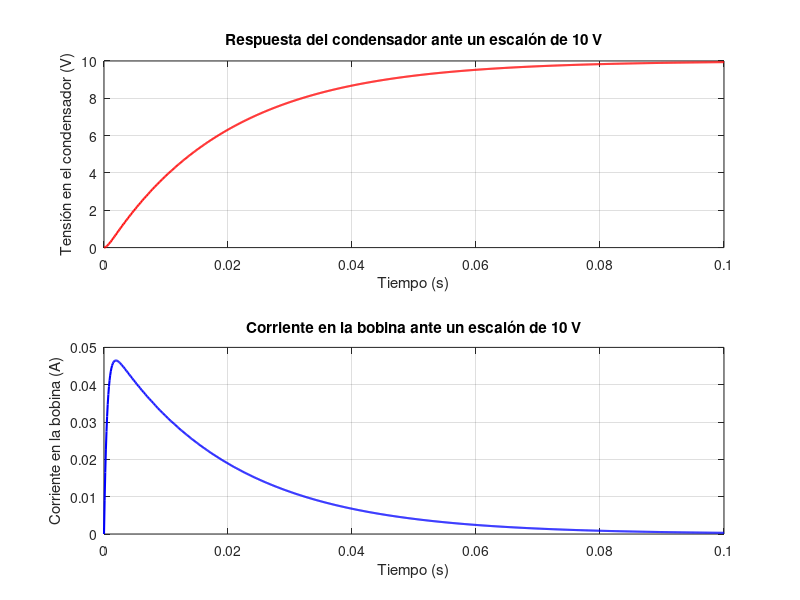
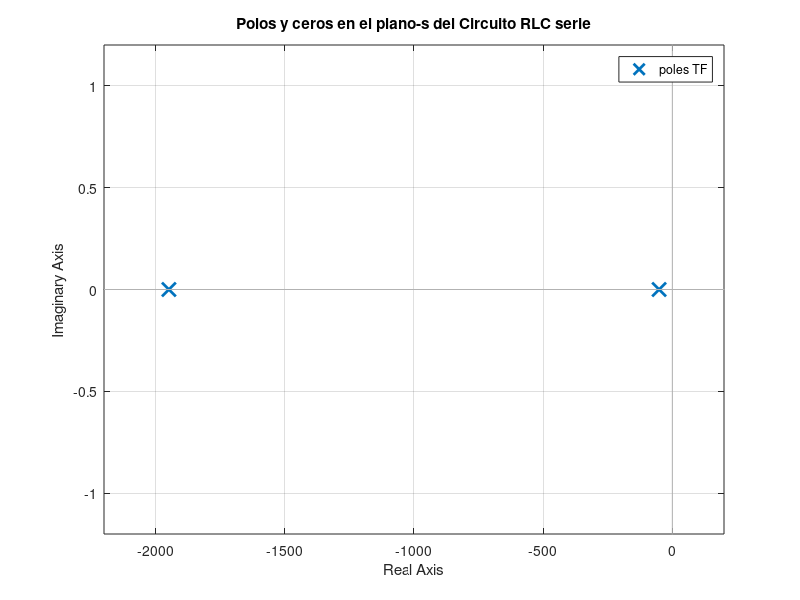
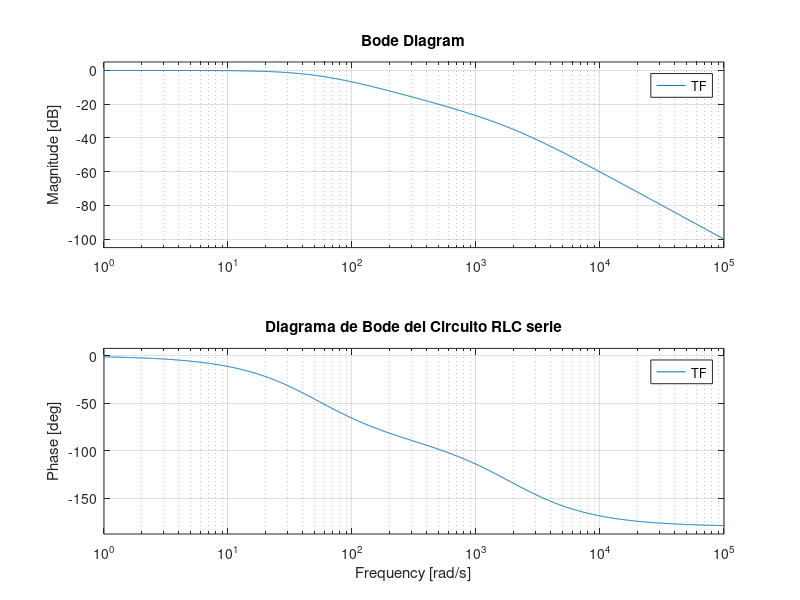

Recreate these plots in MATLAB, in order.
%% Listado de problemas transitorios
% Grupo 3: Nadia Rotbi Prado, Pablo Segura Fernandez y Encarnación
% Cervantes Requena
% Itinerario de Eléctrica
clc, clear, close all
%% Parámetros del circuito
R = 200;          % Ohmios
L = 0.1;          % Henrios
C = 100e-6;       % Faradios
V_dc = 10;        % Voltaje DC

%% Cálculo de alfa y omega0
alpha = R/(2*L);          % Coeficiente de amortiguamiento
omega0 = 1/sqrt(L*C);     % Frecuencia natural

fprintf('Alfa = %.2f rad/s\n', alpha);
fprintf('Omega0 = %.2f rad/s\n', omega0);

% Determinar tipo de amortiguamiento
if alpha > omega0
    tipo = 'Sobreamortiguado';
elseif alpha == omega0
    tipo = 'Críticamente amortiguado';
else
    tipo = 'Subamortiguado';
end
fprintf('El circuito es %s.\n', tipo);

%% Tiempo de simulación
t = 0:1e-4:0.1;  % ajustar según velocidad de respuesta

%% Ecuaciones de estado
% x1 = corriente i(t)
% x2 = tensión en el condensador vC(t)
dxdt = @(t,x) [(V_dc - R*x(1) - x(2))/L; x(1)/C];

%% Condiciones iniciales
x0 = [0;0];  % i(0) = 0, vC(0) = 0

%% Resolver ODE
[t_sol, x] = ode45(dxdt, t, x0);

i = x(:,1);     % Corriente en la bobina
vC = x(:,2);    % Tensión en el condensador

%% Graficar corriente
figure;
subplot(2,1,1)
plot(t_sol, vC, 'r','LineWidth',1.5)
grid on
xlabel('Tiempo (s)')
ylabel('Tensión en el condensador (V)')
title('Respuesta del condensador ante un escalón de 10 V')

subplot(2,1,2)
plot(t_sol, i, 'b','LineWidth',1.5)
grid on
xlabel('Tiempo (s)')
ylabel('Corriente en la bobina (A)')
title('Corriente en la bobina ante un escalón de 10 V')

%% Representación en el plano S
% Primero se define la función de transferencia del sistema
num = 1;
den = [L*C, R*C, 1];
TF = tf(num, den);

% Se obtienen polos y ceros y se muestran por pantalla
[p, z] = pzmap(TF);

disp('Polos del circuito:');
disp(p);
disp('Ceros del circuito:');
disp(z);
% NOTA: Si no hay ceros, no aparecerá ningún valor por pantalla

figure;
pzmap(TF);
grid on;
title('Polos y ceros en el plano-s del Circuito RLC serie');

%% Diagrama de Bode
figure;
bode(TF);
grid on;
title('Diagrama de Bode del Circuito RLC serie');

